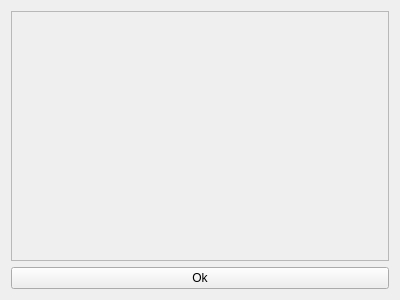
<?xml version="1.0" encoding="UTF-8"?>
<ui version="4.0">
 <class>MainWindow</class>
 <widget class="QWidget" name="MainWindow">
  <property name="geometry">
   <rect>
    <x>0</x>
    <y>0</y>
    <width>400</width>
    <height>300</height>
   </rect>
  </property>
  <property name="windowTitle">
   <string>Settings</string>
  </property>
  <layout class="QVBoxLayout" name="verticalLayout">
   <item>
    <widget class="QScrollArea" name="scrollArea">
     <property name="widgetResizable">
      <bool>true</bool>
     </property>
     <widget class="QWidget" name="contents">
      <property name="geometry">
       <rect>
        <x>0</x>
        <y>0</y>
        <width>378</width>
        <height>244</height>
       </rect>
      </property>
     </widget>
    </widget>
   </item>
   <item>
    <widget class="QPushButton" name="okBtn">
     <property name="text">
      <string>Ok</string>
     </property>
    </widget>
   </item>
  </layout>
 </widget>
 <resources/>
 <connections/>
</ui>
